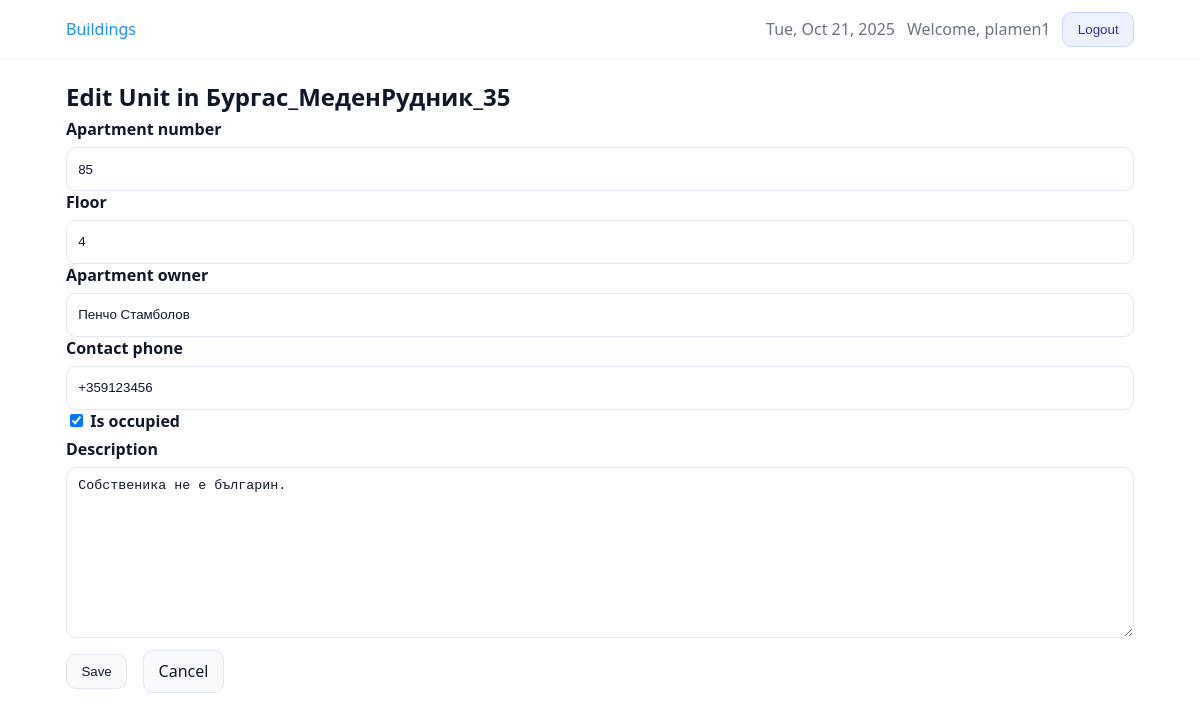
/units/7/edit/ (signed in), run on the app's committed database.
### core/models.py (models this page shows, shortened)
class TimeStampedModel(models.Model):
    created_at = models.DateTimeField(auto_now_add=True, db_index=True)
    updated_at = models.DateTimeField(auto_now=True)
    class Meta:
        abstract = True

class Unit(TimeStampedModel):
    building = models.ForeignKey(
        Building,
        on_delete=models.CASCADE,
        related_name="units",  # used by counts/annotations
    )
    number = models.CharField("Apartment number", max_length=32)
    floor = models.IntegerField(null=True, blank=True)
    owner_name = models.CharField("Apartment owner", max_length=255, blank=True)
    contact_phone = models.CharField(
        "Contact phone",
        max_length=32,
        blank=True,
        validators=[phone_validator]
    )
    is_occupied = models.BooleanField(default=False)
    description = models.TextField(blank=True)
    objects = UnitQuerySet.as_manager()
    class Meta:
        ordering = ["building_id", "number", "id"]
        constraints = [
            models.UniqueConstraint(
                Lower("number"),
                "building",
                name="unique_unit_number_ci_per_building",
            )
        ]
        indexes = [
            models.Index(fields=["building", "number"]),
        ]

### core/views.py (the view, shortened to what this page needs)
# urls.py: path("units/<int:pk>/edit/", views.UnitUpdateView.as_view(), name="unit_update"),
class UnitUpdateView(LoginRequiredMixin, UserPassesTestMixin, UpdateView):
    model = Unit
    form_class = UnitForm
    template_name = "core/unit_form.html"
    def get_object(self, queryset=None):
        obj = super().get_object(queryset)
        self.building = obj.building
        return obj
    def test_func(self):
        unit = self.get_object()
        return self.request.user.is_staff or unit.building.owner_id == self.request.user.id
    def get_form_kwargs(self):
        kwargs = super().get_form_kwargs()
        kwargs["building"] = self.building
        kwargs["user"] = self.request.user
        return kwargs

### core/forms.py (shortened to what this page needs)
class UnitForm(forms.ModelForm):
    class Meta:
        model = Unit
        fields = ("number", "floor", "owner_name", "contact_phone", "is_occupied", "description")
    def __init__(self, *args, user=None, building=None, **kwargs):
        self._user = user
        self._building = building
        super().__init__(*args, **kwargs)
        if "building" in self.fields:
            if self._building is not None:
                self.fields["building"].initial = self._building
                self.fields["building"].disabled = True
        self.fields["contact_phone"].widget.attrs.setdefault(
            "placeholder", "+359..."
        )

### templates/core/unit_form.html (shortened to what this page needs)
{% extends "base.html" %}
{% load static %}
{% block content %}
  {% if building %}
    {% if form.instance.pk %}
      {% with page_title="Edit Unit in "|add:building.name %}
        {% include "core/_form_layout.html" with form=form title=page_title cancel_url=cancel_url %}
      {% endwith %}
    {% else %}
      {% with page_title="New Unit in "|add:building.name %}
        {% include "core/_form_layout.html" with form=form title=page_title cancel_url=cancel_url %}
      {% endwith %}
    {% endif %}
  {% elif form.instance.building_id %}
    {% if form.instance.pk %}
      {% with page_title="Edit Unit in "|add:form.instance.building.name %}
        {% include "core/_form_layout.html" with form=form title=page_title cancel_url=cancel_url %}
      {% endwith %}
    {% else %}
      {% with page_title="New Unit in "|add:form.instance.building.name %}
        {% include "core/_form_layout.html" with form=form title=page_title cancel_url=cancel_url %}
      {% endwith %}
    {% endif %}
  {% else %}
    {% with page_title=form.instance.pk|yesno:"Edit Unit,New Unit" %}
      {% include "core/_form_layout.html" with form=form title=page_title cancel_url=cancel_url %}
    {% endwith %}
  {% endif %}
{% endblock %}

### templates/base.html (shortened to what this page needs)
{% load static %}
<!doctype html>
<html lang="en">
  <head>
    <link rel="stylesheet" href="{% static 'css/app.css' %}?v={% now 'U' %}"/>
  </head>
  <body class="{% block body_class %}{% endblock %}">
    <header style="border-bottom:1px solid #eef2f6; background:#fff;">
      <div style="max-width:1100px; margin:0 auto; padding:.75rem 1rem;">
        <div style="display:flex; justify-content:space-between; align-items:center; gap:1rem;">
          <nav style="display:flex; gap:1rem; align-items:center;" aria-label="Primary">
            {% block topbar_left %}
              <a href="{% url 'buildings_list' %}" style="text-decoration:none; color:#1e90ff;">Buildings</a>
            {% endblock %}
          </nav>
          <div style="display:flex; gap:.75rem; align-items:center; white-space:nowrap;">
            {% block topbar_right %}
              {% if user.is_authenticated %}
                <time datetime="{% now 'c' %}" style="color:#6b7280;">{% now 'D, M j, Y' %}</time>
                <span style="color:#6b7280;">Welcome, {{ user.get_full_name|default:user.username }}</span>
                <form action="{% url 'logout' %}" method="post" style="display:inline;">
                  <button type="submit" class="btn btn-secondary">Logout</button>
                </form>
              {% else %}
                <a class="btn" href="{% url 'login' %}">Login</a>
              {% endif %}
            {% endblock %}
          </div>
        </div>
      </div>
    </header>
    <main style="max-width:1100px; margin:1.25rem auto; padding:0 1rem;">
      {% block content %}{% endblock %}
    </main>
  </body>
</html>

### templates/core/_form_layout.html (shortened to what this page needs)
<h2 class="mb-1">{{ title }}</h2>
<form method="post" novalidate>
  {% for field in form.visible_fields %}
    <div class="form-row{% if field.errors %} has-errors{% endif %}">
      {% if field.field.widget.input_type == 'checkbox' %}
        <label class="checkbox">
          {{ field }} <span>{{ field.label }}</span>
        </label>
      {% else %}
        <label for="{{ field.id_for_label }}">{{ field.label }}</label>
        {{ field }}
      {% endif %}
    </div>
  {% endfor %}
  <div class="row gap mt-2">
    <button class="btn" type="submit">Save</button>
    <a class="btn" href="{{ cancel_url|default:'javascript:history.back()' }}">Cancel</a>
  </div>
</form>

### static/css/app.css (style rules this page uses)
*, *::before, *::after { box-sizing: border-box; }
html, body { height: 100%; }
body { margin: 0; font-family: ui-sans-serif, system-ui, -apple-system, Segoe UI, Roboto, Helvetica, Arial; line-height: 1.45; color: #0f172a; background: #fff; }
a { color: #0ea5e9; text-decoration: none; }
.row { display: flex; align-items: center; }
.gap { gap: 1rem; }
.mt-2 { margin-top:.75rem }
.mb-1 { margin-bottom:.25rem }
.btn { --bg: #f8fafc; --bd: #e2e8f0; --fg: #0f172a; display:inline-flex;align-items:center;justify-content:center; padding:.55rem .9rem;border:1px solid var(--bd);border-radius:.6rem; background:var(--bg);color:var(--fg);font-weight:500;cursor:pointer;user-select:none; transition: background-color .15s ease, border-color .15s ease, color .15s ease; }
.btn-secondary { --bg:#eef2ff; --bd:#c7d2fe; --fg:#3730a3; }
label { font-weight: 600; color: #0f172a; display:inline-block; margin-bottom:.35rem; }
.input, input[type=text], input[type=password], input[type=email], input[type=tel], input[type=number], input[type=date], select, textarea { width:100%; display:block; padding:.6rem .7rem; border:1px solid #e2e8f0; border-radius:.6rem; background:#fff; color:#0f172a; outline:none; transition: border-color .15s ease, box-shadow .15s ease; box-sizing: border-box; }
.input, input[type=text], input[type=password], input[type=email], input[type=tel], input[type=number], input[type=date], select { height: 44px; line-height: 1.4; }
textarea, textarea.input { resize: vertical; min-height: 6rem; height: auto; }
.input::placeholder, input::placeholder, textarea::placeholder { color:#94a3b8; }

### data on the page
Unit: visible_fields "85" "4" "Пенчо Стамболов" "+359123456" "Собственика не е българин.", visible_fields "☑"

### other printed values
{{ user.get_full_name|default:user.username }} "plamen1"
{{ title }} "Edit Unit in Бургас_МеденРудник_35"
{{ field.label }} "Apartment number" "Floor" "Apartment owner" "Contact phone" "Description"
{{ field.label }} "Is occupied"
